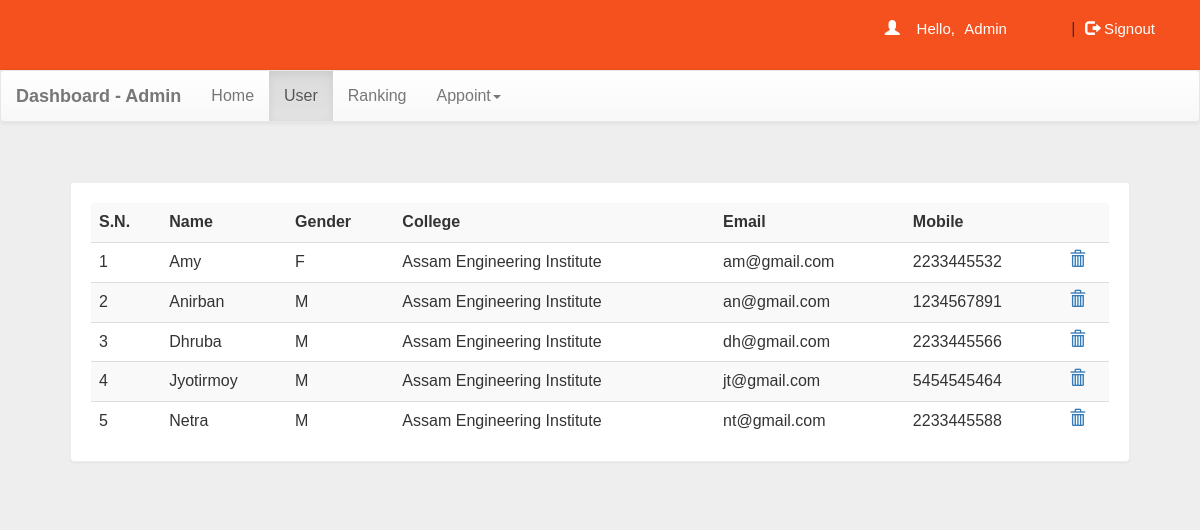
Page /headdash.php?q=1 (signed in) on the committed database.
### tables this page shows
CREATE TABLE `user` (
  `name` varchar(50) NOT NULL,
  `gender` varchar(5) NOT NULL,
  `college` varchar(100) NOT NULL,
  `email` varchar(50) NOT NULL,
  `mob` bigint(20) NOT NULL,
  `password` varchar(50) NOT NULL
);

### headdash.php (the view, shortened to what this page needs)
<!DOCTYPE html PUBLIC "-//W3C//DTD XHTML 1.0 Transitional//EN" "http://www.w3.org/TR/xhtml1/DTD/xhtml1-transitional.dtd">
<html xmlns="http://www.w3.org/1999/xhtml">
<head>
<link  rel="stylesheet" href="css/bootstrap.min.css"/>
 <link  rel="stylesheet" href="css/bootstrap-theme.min.css"/>
 <link rel="stylesheet" href="css/main.css">
 <link  rel="stylesheet" href="css/font.css">
</head>
<body  style="background:#eee;">
<div class="header">
<div class="row">
<?php
 include_once 'dbConnection.php';
$email=$_SESSION['email'];
  if(!(isset($_SESSION['email']))){
header("location:index.php");
}
else
{
echo '<span class="pull-right top title1" ><span class="log1"><span class="glyphicon glyphicon-user" aria-hidden="true"></span>&nbsp;&nbsp;&nbsp;&nbsp;Hello,</span> <a href="headdash.php" class="log log1">'.$email.'</a>&nbsp;|&nbsp;<a href="logout.php?q=headdash.php" class="log"><span class="glyphicon glyphicon-log-out" aria-hidden="true"></span>&nbsp;Signout</button></a></span>';
}?>
</div></div>
<nav class="navbar navbar-default title1">
  <div class="container-fluid">
    <div class="navbar-header">
      <a class="navbar-brand" href="headdash.php?q=0"><b>Dashboard - Admin</b></a>
    </div>
    <div class="collapse navbar-collapse" id="bs-example-navbar-collapse-1">
      <ul class="nav navbar-nav">
        <li <?php if(@$_GET['q']==0) echo'class="active"'; ?>><a href="headdash.php?q=0">Home<span class="sr-only">(current)</span></a></li>
        <li <?php if(@$_GET['q']==1) echo'class="active"'; ?>><a href="headdash.php?q=1">User</a></li>
		<li <?php if(@$_GET['q']==2) echo'class="active"'; ?>><a href="headdash.php?q=2">Ranking</a></li>
        <li class="dropdown <?php if(@$_GET['q']==4 || @$_GET['q']==5) echo'active'; ?>">
          <a href="#" class="dropdown-toggle" data-toggle="dropdown" role="button" aria-haspopup="true" aria-expanded="false">Appoint<span class="caret"></span></a>
        </li>
      </ul>
          </div>
  </div>
</nav>
<div class="container">
<div class="row">
<div class="col-md-12">
<?php if(@$_GET['q']==1) {
$result = mysqli_query($con,"SELECT * FROM user") or die('Error');
echo  '<div class="panel"><table class="table table-striped title1">
<tr><td><b>S.N.</b></td><td><b>Name</b></td><td><b>Gender</b></td><td><b>College</b></td><td><b>Email</b></td><td><b>Mobile</b></td><td></td></tr>';
$c=1;
while($row = mysqli_fetch_array($result)) {
	$name = $row['name'];
	$mob = $row['mob'];
	$gender = $row['gender'];
    $email = $row['email'];
	$college = $row['college'];
	echo '<tr><td>'.$c++.'</td><td>'.$name.'</td><td>'.$gender.'</td><td>'.$college.'</td><td>'.$email.'</td><td>'.$mob.'</td>
	<td><a title="Delete User" href="update.php?demail='.$email.'"><b><span class="glyphicon glyphicon-trash" aria-hidden="true"></span></b></a></td></tr>';
}
echo '</table></div>';
}?>
</div>
</div></div>
</body>
</html>

### css/main.css (style rules this page uses)
body { overflow-x:hidden; width:100%; font-size: 12px !important; font-family: Montserrat, sans-serif; background:#eee; min-height:550px; background-attachment:fixed; }
.panel { border-color:#eee; margin:40px; padding:20px; font: 15px "Century Gothic", "Times Roman", sans-serif; }
.header { background:#f4511e; height:70px; }
.title1 { font: 16px "Century Gothic", "Times Roman", sans-serif; }
.top { margin-top:20px; }
.log1 { font: 15px 'Montserrat', sans-serif; color:#fff; margin-left:10px; }
.log { margin:10px; margin-right:60px; margin-left:5px; color:#fff; text-decoration:none; font-size:20px; font-size:15px; }

### rows in the picture
user: name "Amy", gender "F", college "Assam Engineering Institute", email "am@gmail.com", mob "2233445532"
user: name "Anirban", gender "M", college "Assam Engineering Institute", email "an@gmail.com", mob "1234567891"
user: name "Dhruba", gender "M", college "Assam Engineering Institute", email "dh@gmail.com", mob "2233445566"
user: name "Jyotirmoy", gender "M", college "Assam Engineering Institute", email "jt@gmail.com", mob "5454545464"
user: name "Netra", gender "M", college "Assam Engineering Institute", email "nt@gmail.com", mob "2233445588"

### other values in the picture
$email "Admin"
